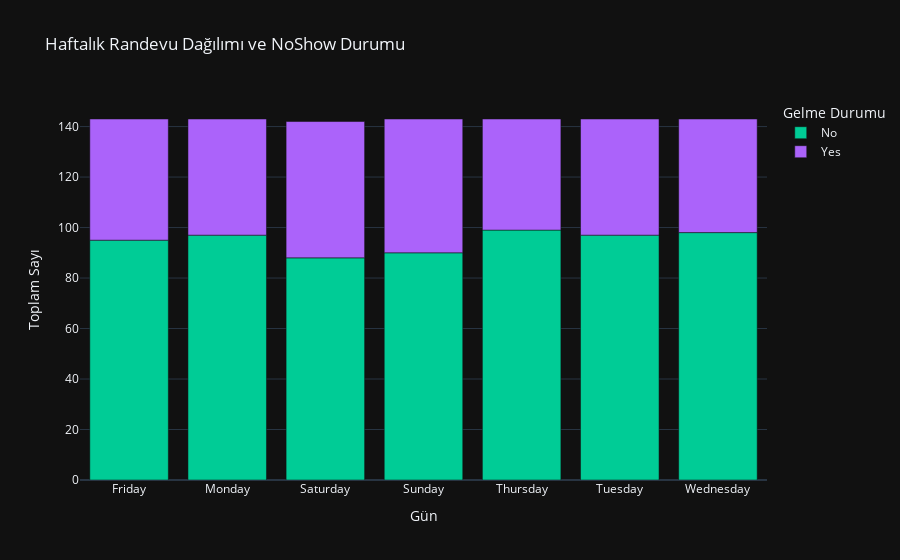

Write notebook code for a chart like this one.
### Code cell
hafta_kisi = data.groupby(['AppointmentDay', 'NoShow']).size().reset_index(name='count')

# Plotly ile bar grafiği oluşturma
fig = px.bar(hafta_kisi, 
             x='AppointmentDay',
             y='count', color='NoShow',
             labels={'AppointmentDay': 'Gün',
                     'count': 'Toplam Sayı',
                     'NoShow': 'Gelme Durumu'},
             
             title='Haftalık Randevu Dağılımı ve NoShow Durumu',
             template='plotly_dark',
             color_discrete_map={False: '#1f77b4', True: '#ff7f0e'})  # Renklerin belirtilmesi

fig.show()

### Figure 1 — Plotly figure (JSON) as saved in the notebook; plotly's stock layout.template omitted (floating-point values rounded to 4 significant figures)
{"data": [{"alignmentgroup": "True", "hovertemplate": "Gelme Durumu=No<br>Gün=%{x}<br>Toplam Sayı=%{y}<extra></extra>", "legendgroup": "No", "marker": {"color": "#00cc96", "pattern": {"shape": ""}}, "name": "No", "offsetgroup": "No", "orientation": "v", "showlegend": true, "textposition": "auto", "type": "bar", "x": ["Friday", "Monday", "Saturday", "Sunday", "Thursday", "Tuesday", "Wednesday"], "xaxis": "x", "y": [95, 97, 88, 90, 99, 97, 98], "yaxis": "y"}, {"alignmentgroup": "True", "hovertemplate": "Gelme Durumu=Yes<br>Gün=%{x}<br>Toplam Sayı=%{y}<extra></extra>", "legendgroup": "Yes", "marker": {"color": "#ab63fa", "pattern": {"shape": ""}}, "name": "Yes", "offsetgroup": "Yes", "orientation": "v", "showlegend": true, "textposition": "auto", "type": "bar", "x": ["Friday", "Monday", "Saturday", "Sunday", "Thursday", "Tuesday", "Wednesday"], "xaxis": "x", "y": [48, 46, 54, 53, 44, 46, 45], "yaxis": "y"}], "layout": {"barmode": "relative", "legend": {"title": {"text": "Gelme Durumu"}, "tracegroupgap": 0}, "title": {"text": "Haftalık Randevu Dağılımı ve NoShow Durumu"}, "xaxis": {"anchor": "y", "domain": [0, 1], "title": {"text": "Gün"}}, "yaxis": {"anchor": "x", "domain": [0, 1], "title": {"text": "Toplam Sayı"}}}}
